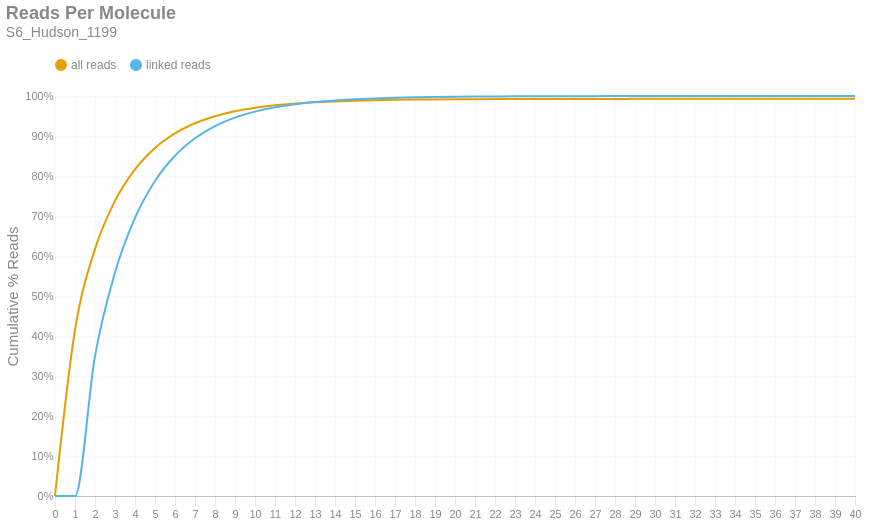

Notebook cell for this chart:
### Markdown cell above
### Reads per Molecule
This chart shows the cumulative distribution of the number of reads per linked molecule. That is, how many alignments are associated with a unique molecule. This excludes the number of reads associated with invalid or absent linked-read barcodes. The `linked` histogram is the percentages recalculated when disregarding singletons.

### Code cell
if SKIPLR:
    print_html(f"Skipped")
else:
    counts = np.bincount(valids['reads'].cast(pl.Int64).to_numpy())
    weighted = counts * np.arange(len(counts))
    all_perc = weighted / n_reads
    linked_perc = weighted / n_linked_reads
    linked_perc[1] = 0
    binned_df = pl.DataFrame({
        'readsper': list(range(len(counts))),
        'all reads (cumsum)': np.cumsum(all_perc).tolist(),
        'linked reads (cumsum)': np.cumsum(linked_perc).tolist(),
    })

    with SafeRender(binned_df):
        (
            density_plot(binned_df, 'Reads Per Molecule', samplename, 'readspmol')
            .encode(
                x=alt.X('readsper:O', title=None).axis(labelAngle=0).scale(padding=0),
                y=alt.Y('value:Q', title='Cumulative % Reads').axis(format='%').stack(False),
                color=alt.Color("key:N").scale(domain=["all reads", "linked reads"]),
                tooltip=[
                    alt.Tooltip("key:N", title="Data Type"),
                    alt.Tooltip("readsper:O", title="Reads Per Molecule"),
                    alt.Tooltip("value:Q", format=".2%", title="% Reads (Cum.)")
                ]            
            )
        ).display()

### Figure 1 — Vega-Lite specification as saved in the notebook (floating-point values rounded to 4 significant figures)
{"width": "container", "height": 400, "config": {"title": {"anchor": "start", "dy": -15, "fontSize": 18, "color": "#888888", "subtitleColor": "#888888", "subtitleFontSize": 14}, "arc": {"fill": "#0072B2"}, "axis": {"domainColor": "#888888", "domainWidth": 0.5, "gridWidth": 0.2, "grid": false, "titleFontWeight": 400, "titleFontSize": 15, "labelFontSize": 11, "labelColor": "#888888", "tickColor": "#888888", "tickWidth": 0.2, "titleColor": "#888888"}, "axisBand": {"grid": false}, "axisX": {"grid": true, "tickSize": 10, "domainCap": "round"}, "axisY": {"domain": false, "grid": true, "tickSize": 0, "domainCap": "round"}, "background": "transparent", "header": {"labelFontSize": 15, "labelColor": "#888888", "titleFontSize": 15, "titleFontWeight": 600, "titleColor": "#888888"}, "legend": {"labelFont": "sans-serif", "labelFontSize": 12, "labelColor": "#888888", "symbolSize": 100, "symbolType": "circle", "titleFontSize": 12, "titlePadding": 10, "titleColor": "#888888", "title": null, "orient": "top"}, "range": {"category": ["#E69F00", "#56B4E9", "#009E73", "#F0E442", "#0072B2", "#D55E00", "#CC79A7", "#000000"], "diverging": ["#cfe8f3", "#a2d4ec", "#73bfe2", "#46abdb", "#1696d2", "#12719e"]}, "area": {"fill": "#0072B2", "fillOpacity": 0.7, "line": true, "strokeOpacity": 0.7}, "line": {"color": "#0072B2", "stroke": "#0072B2", "strokeWidth": 2}, "trail": {"color": "#0072B2", "stroke": "#0072B2", "strokeWidth": 0, "size": 1}, "point": {"filled": true, "fillOpacity": 1.0, "size": 95}, "text": {"color": "#888888", "fontSize": 11, "align": "right", "fontWeight": 400, "size": 11}, "bar": {"fill": "#0072B2", "stroke": null}, "view": {"stroke": null, "continuousWidth": 660, "continuousHeight": 400}}, "data": {"name": "data-2bc2b5ee551bf67967c71b8327af826a"}, "mark": {"type": "line", "interpolate": "monotone", "point": {"opacity": 0, "size": 275}}, "encoding": {"color": {"field": "key", "scale": {"domain": ["all reads", "linked reads"]}, "type": "nominal"}, "tooltip": [{"field": "key", "title": "Data Type", "type": "nominal"}, {"field": "readsper", "title": "Reads Per Molecule", "type": "ordinal"}, {"field": "value", "format": ".2%", "title": "% Reads (Cum.)", "type": "quantitative"}], "x": {"axis": {"labelAngle": 0}, "field": "readsper", "scale": {"padding": 0}, "title": null, "type": "ordinal"}, "y": {"axis": {"format": "%"}, "field": "value", "stack": false, "title": "Cumulative % Reads", "type": "quantitative"}}, "params": [{"name": "param_c36ac31b6afebe62", "select": {"type": "point", "fields": ["key"]}, "bind": "legend"}], "title": {"text": "Reads Per Molecule", "subtitle": "S6_Hudson_1199"}, "transform": [{"fold": ["all reads (cumsum)", "linked reads (cumsum)"]}, {"calculate": "replace(datum.key, ' (cumsum)', '')", "as": "key"}, {"filter": {"param": "param_c36ac31b6afebe62"}}], "usermeta": {"embedOptions": {"downloadFileName": "S6_Hudson_1199.readspmol"}}, "$schema": "https://vega.github.io/schema/vega-lite/v6.1.0.json", "datasets": {"data-2bc2b5ee551bf67967c71b8327af826a": [{"readsper": 0, "all reads (cumsum)": 0.0, "linked reads (cumsum)": 0.0}, {"readsper": 1, "all reads (cumsum)": 0.415, "linked reads (cumsum)": 0.0}, {"readsper": 2, "all reads (cumsum)": 0.6173, "linked reads (cumsum)": 0.35}, {"readsper": 3, "all reads (cumsum)": 0.7379, "linked reads (cumsum)": 0.5587}, {"readsper": 4, "all reads (cumsum)": 0.8168, "linked reads (cumsum)": 0.6952}, {"readsper": 5, "all reads (cumsum)": 0.8701, "linked reads (cumsum)": 0.7875}, {"readsper": 6, "all reads (cumsum)": 0.9066, "linked reads (cumsum)": 0.8506}, {"readsper": 7, "all reads (cumsum)": 0.9318, "linked reads (cumsum)": 0.8942}, {"readsper": 8, "all reads (cumsum)": 0.9494, "linked reads (cumsum)": 0.9247}, {"readsper": 9, "all reads (cumsum)": 0.9617, "linked reads (cumsum)": 0.9459}, {"readsper": 10, "all reads (cumsum)": 0.9703, "linked reads (cumsum)": 0.9609}, {"readsper": 11, "all reads (cumsum)": 0.9766, "linked reads (cumsum)": 0.9717}, {"readsper": 12, "all reads (cumsum)": 0.9811, "linked reads (cumsum)": 0.9795}, {"readsper": 13, "all reads (cumsum)": 0.9843, "linked reads (cumsum)": 0.985}, {"readsper": 14, "all reads (cumsum)": 0.9866, "linked reads (cumsum)": 0.989}, {"readsper": 15, "all reads (cumsum)": 0.9883, "linked reads (cumsum)": 0.9919}, {"readsper": 16, "all reads (cumsum)": 0.9895, "linked reads (cumsum)": 0.994}, {"readsper": 17, "all reads (cumsum)": 0.9903, "linked reads (cumsum)": 0.9955}, {"readsper": 18, "all reads (cumsum)": 0.991, "linked reads (cumsum)": 0.9966}, {"readsper": 19, "all reads (cumsum)": 0.9914, "linked reads (cumsum)": 0.9974}, {"readsper": 20, "all reads (cumsum)": 0.9918, "linked reads (cumsum)": 0.998}, {"readsper": 21, "all reads (cumsum)": 0.9921, "linked reads (cumsum)": 0.9985}, {"readsper": 22, "all reads (cumsum)": 0.9923, "linked reads (cumsum)": 0.9989}, {"readsper": 23, "all reads (cumsum)": 0.9925, "linked reads (cumsum)": 0.9992}, {"readsper": 24, "all reads (cumsum)": 0.9926, "linked reads (cumsum)": 0.9994}, {"readsper": 25, "all reads (cumsum)": 0.9927, "linked reads (cumsum)": 0.9995}, {"readsper": 26, "all reads (cumsum)": 0.9927, "linked reads (cumsum)": 0.9996}, {"readsper": 27, "all reads (cumsum)": 0.9927, "linked reads (cumsum)": 0.9997}, {"readsper": 28, "all reads (cumsum)": 0.9928, "linked reads (cumsum)": 0.9997}, {"readsper": 29, "all reads (cumsum)": 0.9928, "linked reads (cumsum)": 0.9998}, {"readsper": 30, "all reads (cumsum)": 0.9928, "linked reads (cumsum)": 0.9999}, {"readsper": 31, "all reads (cumsum)": 0.9929, "linked reads (cumsum)": 0.9999}, {"readsper": 32, "all reads (cumsum)": 0.9929, "linked reads (cumsum)": 0.9999}, {"readsper": 33, "all reads (cumsum)": 0.9929, "linked reads (cumsum)": 1.0}, {"readsper": 34, "all reads (cumsum)": 0.9929, "linked reads (cumsum)": 1.0}, {"readsper": 35, "all reads (cumsum)": 0.9929, "linked reads (cumsum)": 1.0}, {"readsper": 36, "all reads (cumsum)": 0.9929, "linked reads (cumsum)": 1.0}, {"readsper": 37, "all reads (cumsum)": 0.9929, "linked reads (cumsum)": 1.0}, {"readsper": 38, "all reads (cumsum)": 0.9929, "linked reads (cumsum)": 1.0}, {"readsper": 39, "all reads (cumsum)": 0.9929, "linked reads (cumsum)": 1.0}, {"readsper": 40, "all reads (cumsum)": 0.9929, "linked reads (cumsum)": 1.0}]}}
